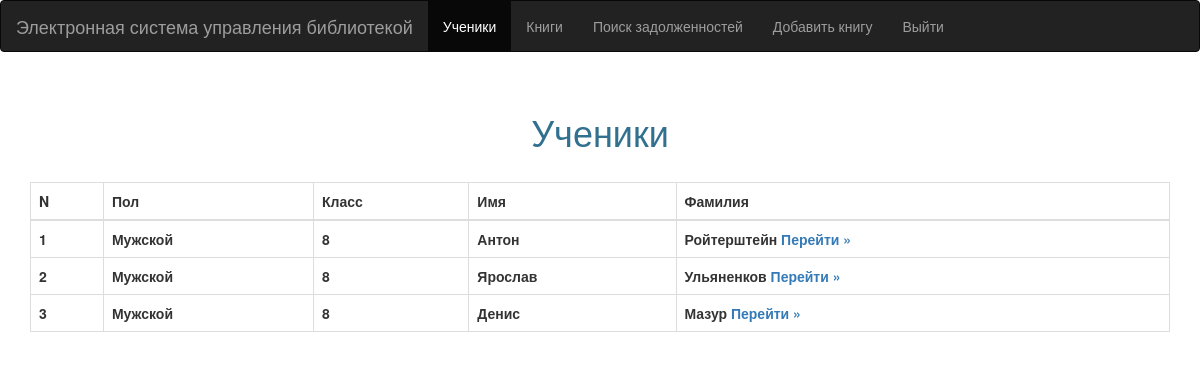
Page /get_students on the earlier database version.
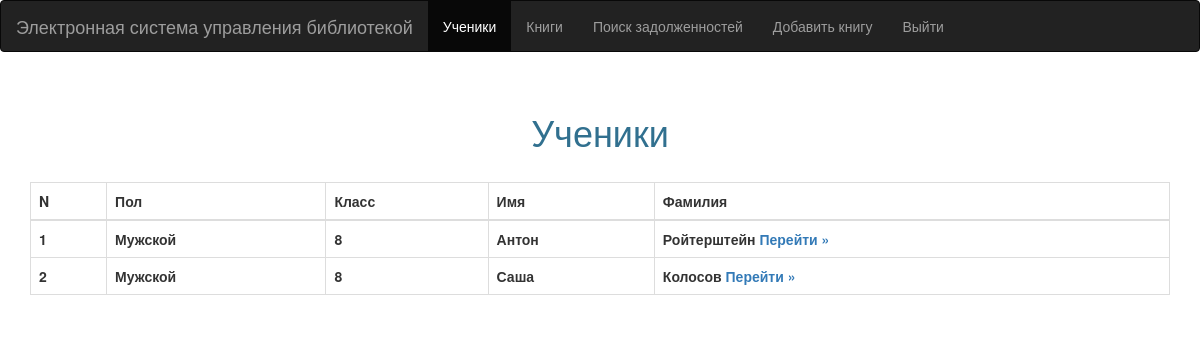
Same page on the later database version.
### tables this page shows
CREATE TABLE Main_Tab(ID INTEGER PRIMARY KEY AUTOINCREMENT, Sex int NULL, Grade int NULL, First_Name nvarchar(150), Last_Name nvarchar(150), ID_Vk nvarchar(100), gym nvarchar(100) NULL);

### server.py (the view)
@app.route('/get_students', methods=['GET', 'POST'])
def get_students():
    stud = executes_for_web.select_tab(0)
    return render_template('stud.html', stud=stud)

### executes_for_web.py (called while the page is built)
def select_tab(tab):
    print('Trying to connect:')
    try:
        connection = sqlite3.connect('TSL.db', timeout=10)
        print('Connected')
    except:
        print('Could not connect')
    cursor = connection.cursor()
    if tab:
        return list(map(lambda x: x[:-1], cursor.execute("select * from Books_Tab").fetchall()))
    return list(map(lambda x: x[:-2], cursor.execute("select * from Main_Tab").fetchall()))
    connection.close()

### templates/stud.html
{%extends "layer.html"%}
{% block body %}
<nav class="navbar navbar-inverse">
    <div class="container-fluid">
        <div class="navbar-header">
            <span class="navbar-brand">Электронная система управления библиотекой</span>
        </div>
        <div>
            <ul class="nav navbar-nav">
                <li class="active"><a href="{{ url_for('get_students')}}">Ученики</a></li>
                <li><a href="{{ url_for('get_books')}}">Книги</a></li>
                <li><a href="{{ url_for('main') }}" >Поиск задолженностей</a></li>
                <li><a href="{{ url_for('addbook') }}" >Добавить книгу</a></li>
                <li><a href="{{ url_for('logout') }}">Выйти</a></li>
            </ul>
        </div>
    </div>
</nav>
<br>
<div class="container" align="center">
    <h1 class="text-info">Ученики</h1>
    <br>
     <div class="table-responsive">
        <table class="table table-hover table-bordered">
            <thead>
            <tr class="text-priority">
                <th>N</th>
                <th>Пол</th>
                <th>Класс</th>
                <th>Имя</th>
                <th>Фамилия</th>
            </tr>
           </thead>
            <tbody>
            {%for i in stud%}
            <tr>
                <th>{{i[0]}}</th>
                {% if i[1] == 1 %}
                <th>Мужской</th>
                {% else %}
                <th>Женский</th>
                {% endif %}
                <th>{{i[2]}}</th>
                <th>{{i[3]}}</th>
                <th>{{i[4]}} <a href="{{ url_for('student', name=i[3]+ '_' +i[4])}}">Перейти &raquo;</a></th>
            </tr>
            {% endfor %}
            </tbody>
        </table>
    </div>
</div>
{%endblock%}

Differences in the rows shown:
removed Main_Tab: ID "3", Sex "Мужской", Grade "8", First_Name "Денис", Last_Name "Мазур"
changed Main_Tab id 2: First_Name "Ярослав" → "Саша"; Last_Name "Ульяненков" → "Колосов"
